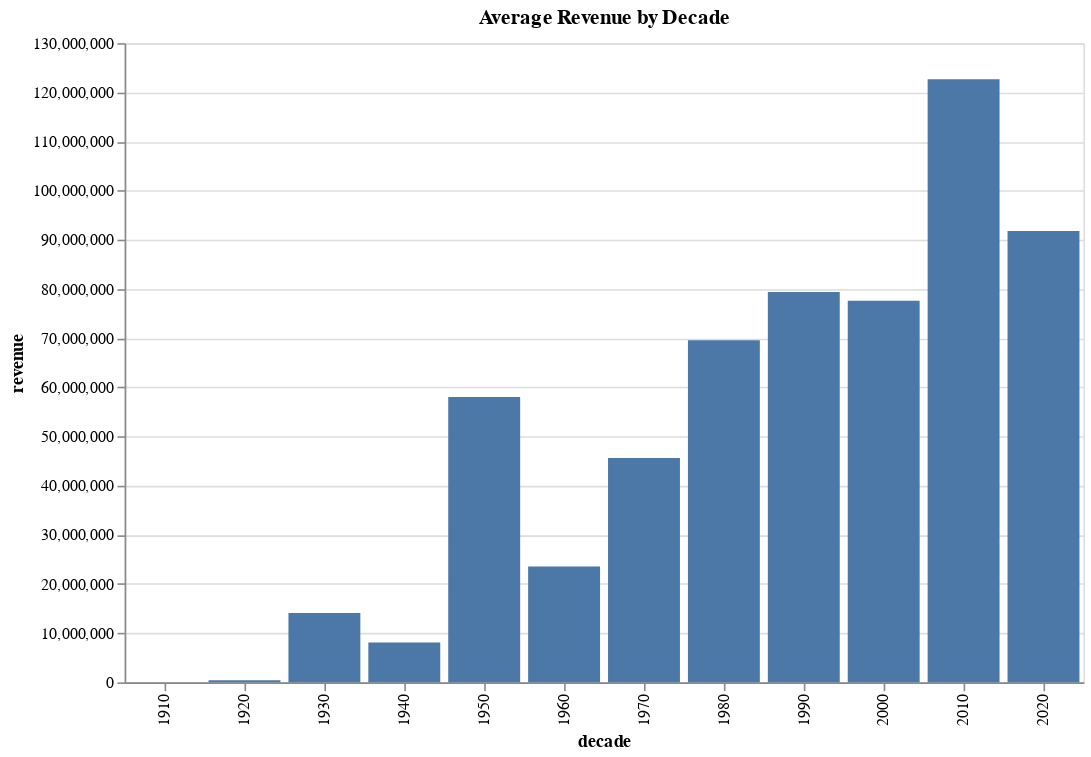

Write notebook code for a chart like this one.
### Code cell
# STATIC GRAPH WORKS CORRECTLY: avg revenue by decade
movie_data['decade'] = (movie_data['Release Year'] // 10) * 10

average_revenue_by_decade = movie_data.groupby('decade')['revenue'].mean().reset_index()

chart = alt.Chart(average_revenue_by_decade).mark_bar().encode(
    x='decade:O',  
    y='revenue:Q',  
    tooltip=['decade:O', 'revenue:Q'],  
).properties(
    width=600,
    height=400,
    title='Average Revenue by Decade'
)
chart

### Figure 1 — Vega-Lite specification as saved in the notebook (floating-point values rounded to 4 significant figures)
{"config": {"view": {"continuousWidth": 400, "continuousHeight": 300}}, "data": {"name": "data-fe5118a53c63d1e2f57223029267c584"}, "mark": "bar", "encoding": {"tooltip": [{"field": "decade", "type": "ordinal"}, {"field": "revenue", "type": "quantitative"}], "x": {"field": "decade", "type": "ordinal"}, "y": {"field": "revenue", "type": "quantitative"}}, "height": 400, "title": "Average Revenue by Decade", "width": 600, "$schema": "https://vega.github.io/schema/vega-lite/v4.17.0.json", "datasets": {"data-fe5118a53c63d1e2f57223029267c584": [{"decade": 1910.0, "revenue": 0.0}, {"decade": 1920.0, "revenue": 413000.0}, {"decade": 1930.0, "revenue": 14110000.0}, {"decade": 1940.0, "revenue": 8090000.0}, {"decade": 1950.0, "revenue": 58050000.0}, {"decade": 1960.0, "revenue": 23560000.0}, {"decade": 1970.0, "revenue": 45620000.0}, {"decade": 1980.0, "revenue": 69550000.0}, {"decade": 1990.0, "revenue": 79370000.0}, {"decade": 2000.0, "revenue": 77620000.0}, {"decade": 2010.0, "revenue": 122700000.0}, {"decade": 2020.0, "revenue": 91770000.0}]}}
